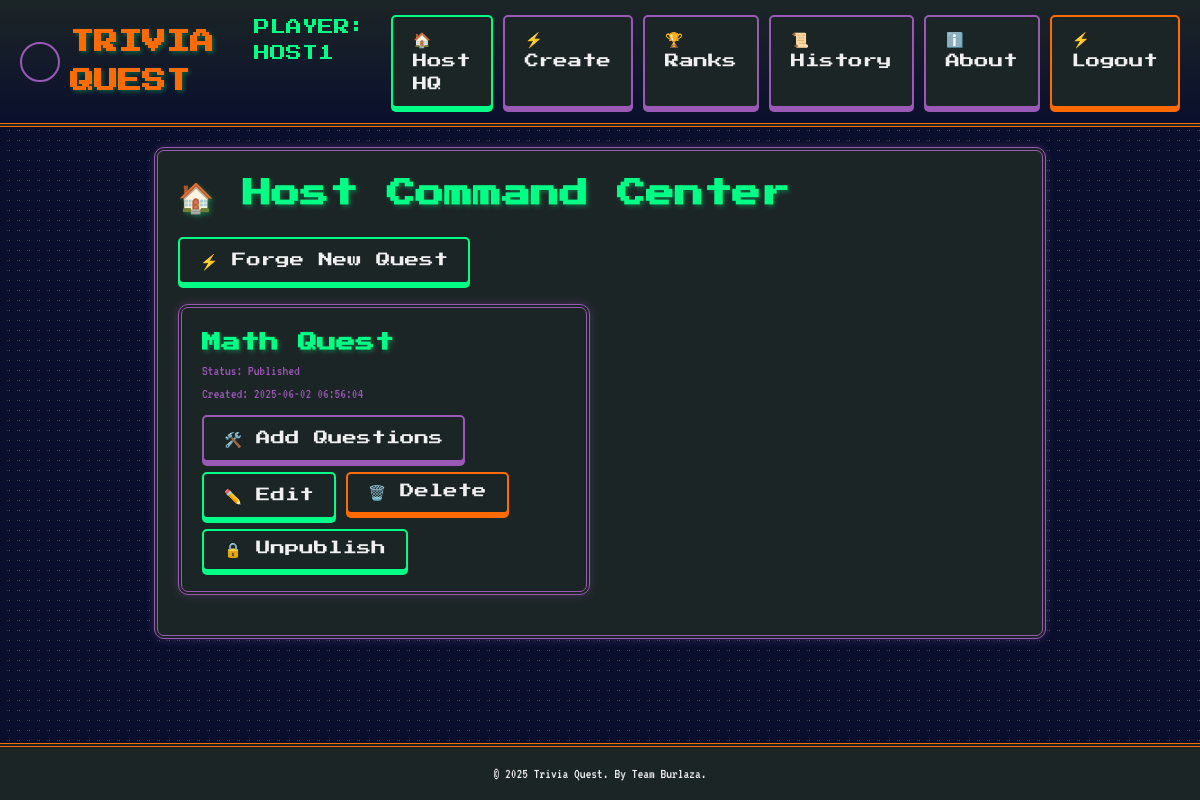
/host_dashboard.php (signed in), run on the app's committed database.
### tables this page shows
CREATE TABLE `quizzes` (
  `id` int(11) NOT NULL,
  `title` varchar(255) NOT NULL,
  `status` enum('draft','published','archived') DEFAULT 'draft',
  `created_by` int(11) NOT NULL,
  `created_at` datetime DEFAULT current_timestamp()
);

### host_dashboard.php (the view, shortened to what this page needs)
<?php
require_once 'header.php';
$user_id = $_SESSION['user_id'];
try {
    $stmt = $pdo->prepare("SELECT id, title, status, created_at FROM quizzes WHERE created_by = ?");
    $stmt->execute([$user_id]);
    $quizzes = $stmt->fetchAll();
} catch (PDOException $e) {
    error_log("Fetch quizzes error: " . $e->getMessage());
    $error = 'Failed to fetch quests.';
}
?>
<div class="card">
    <h2 style="font-size: 1.8rem; margin-bottom: 20px;">🏠 Host Command Center</h2>
    <div style="margin-bottom: 20px;">
        <a href="create_quiz.php" class="btn btn-success">⚡ Forge New Quest</a>
    </div>
    <div class="grid">
        <?php if (empty($quizzes)): ?>
            <p style="color: #f0f0f0;">No quests created yet.</p>
        <?php else: ?>
            <?php foreach ($quizzes as $quiz): ?>
                <div class="card">
                    <h3 style="font-size: 1.2rem; color: #00ff85;"><?php echo htmlspecialchars($quiz['title']); ?></h3>
                    <p style="font-size: 0.9rem; color: #9b59b6;">Status: <?php echo ucfirst($quiz['status']); ?></p>
                    <p style="font-size: 0.9rem; color: #9b59b6;">Created: <?php echo $quiz['created_at']; ?></p>
                    <div style="display: flex; gap: 10px; margin-top: 10px; flex-wrap: wrap;">
                        <a href="create_question.php?quiz_id=<?php echo $quiz['id']; ?>" class="btn btn-info">🛠️ Add Questions</a>
                        <a href="edit_quiz.php?quiz_id=<?php echo $quiz['id']; ?>" class="btn btn-success">✏️ Edit</a>
                        <form method="POST" style="display: inline;" onsubmit="return confirm('Are you sure you want to delete this quiz?');">
                            <button type="submit" class="btn btn-danger">🗑️ Delete</button>
                        </form>
                        <form method="POST" style="display: inline;">
                            <button type="submit" class="btn btn-success"><?php echo $quiz['status'] == 'published' ? '🔒 Unpublish' : '🚀 Publish'; ?></button>
                        </form>
                    </div>
                </div>
            <?php endforeach; ?>
        <?php endif; ?>
    </div>
</div>
<?php require_once 'footer.php'; ?>

### styles.css (style rules this page uses)
* { margin: 0; padding: 0; box-sizing: border-box; }
body { color: #f0f0f0; font-family: 'VT323', monospace; line-height: 1.6; min-height: 100vh; display: flex; flex-direction: column; }
h1, h2, h3, h4 { font-family: 'Press Start 2P', cursive; color: #00ff85; text-shadow: 2px 2px 4px rgba(0, 255, 133, 0.3); }
.btn { display: inline-block; padding: 10px 20px; background: #1c2526; color: #f0f0f0; text-decoration: none; font-family: 'Press Start 2P', cursive; font-size: 0.9rem; border: 2px solid #00ff85; border-radius: 5px; box-shadow: 0 4px 0 #00ff85; transition: transform 0.2s, box-shadow 0.2s; }
.btn-danger { border-color: #ff6b00; box-shadow: 0 4px 0 #ff6b00; }
.btn-success { border-color: #00ff85; box-shadow: 0 4px 0 #00ff85; }
.btn-info { border-color: #9b59b6; box-shadow: 0 4px 0 #9b59b6; }
.card { background: #1c2526; padding: 20px; border: 4px double #9b59b6; border-radius: 10px; box-shadow: 0 0 10px rgba(155, 89, 182, 0.3); margin-bottom: 20px; }
.grid { display: grid; grid-template-columns: repeat(auto-fill, minmax(300px, 1fr)); gap: 20px; }

### data on the page
quizzes: title "Math Quest", status "Published", created_at "2025-06-02 06:56:04", shows "🔒 Unpublish"

### other printed values
$_SESSION['username'] "HOST1"
